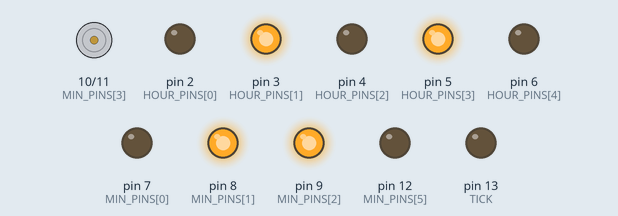
Recording of a sketch running on a simulated Arduino Uno, built with avr-gcc and run on an emulated ATmega328P. Shown: motor-driver pin pairs drawn as motors (green arrow = first pin HIGH = forward, orange = second pin HIGH = backward, longer = more drive), output pins drawn as LEDs (lit = HIGH). The local clock reads 2024-03-15 10:24:30 at power-on unless the sketch sets it.

Above: at 0.1 s.
At 19.2 s:
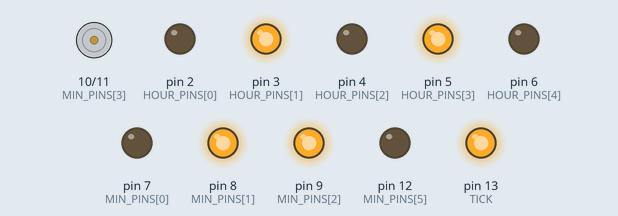
At 30.1 s:
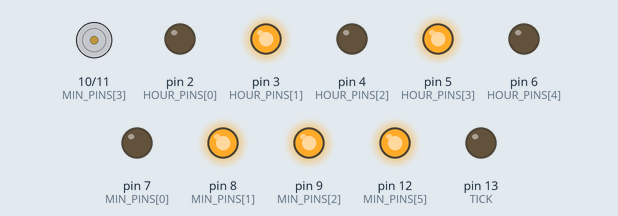
At 39.2 s:
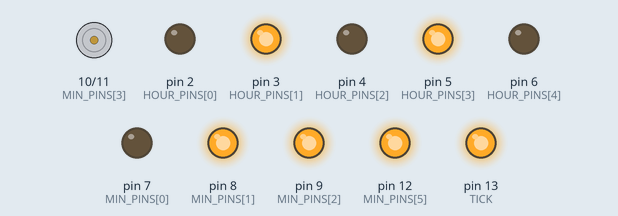
Timing chart, 0 to 40.0 s (numbered marks = the images above):
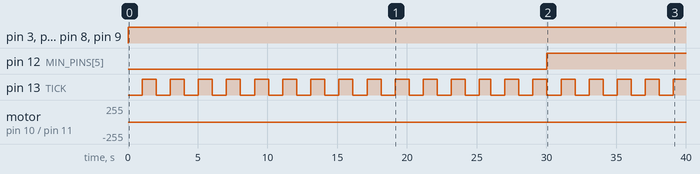

Measured:
- by itself, pin 3 (HOUR_PINS[1]), pin 5 (HOUR_PINS[3]), pin 8 (MIN_PINS[1]), pin 9 (MIN_PINS[2]): LOW → HIGH at 0.00 s
- by itself, pin 12 (MIN_PINS[5]): LOW → HIGH at 30.0 s
- by itself, pin 13 (TICK): goes 12 × (HIGH 1.0 s, LOW 1.0 s), HIGH 0.81 s, 6 × (LOW 1.0 s, HIGH 1.0 s), LOW 1.0 s, then HIGH

The sketch:

nano_ds3231_binary_clock.ino
```cpp
// Arduino sketch that reads time from a DS3231 RTC and displays hours (5 LEDs) and minutes (6 LEDs) in binary, with a heartbeat LED toggling each second.
//
// Full tutorial: https://shillehtek.com/blogs/news/arduino-nano-ds3231-binary-led-clock
// Parts used: https://shillehtek.com/products/arduino-nano-v3-presoldered-ch340g-atmega328p
//             https://shillehtek.com/products/ds3231-at24c32-iic-module-precision-rtc-module-with-cr2032-battery
//             https://shillehtek.com/products/arduino-uno-r3-starter-kit
// More examples: https://github.com/shillehbean/shillehtek-examples
//

#include <Wire.h>
#include <RTClib.h>
RTC_DS3231 rtc;

const int HOUR_PINS[5] = {2, 3, 4, 5, 6};        // place values 16 8 4 2 1
const int MIN_PINS[6]  = {7, 8, 9, 10, 11, 12};  // place values 32 16 8 4 2 1
const int TICK = 13;                             // blinks once a second

void showBits(const int* pins, int n, int value) {   // MSB on the left-most LED
  for (int i = 0; i < n; i++) digitalWrite(pins[i], (value >> (n - 1 - i)) & 1);
}

void setup() {
  for (int i = 0; i < 5; i++) pinMode(HOUR_PINS[i], OUTPUT);
  for (int i = 0; i < 6; i++) pinMode(MIN_PINS[i], OUTPUT);
  pinMode(TICK, OUTPUT);
  rtc.begin();
  if (rtc.lostPower()) {                                     // fresh module or dead cell:
    rtc.adjust(DateTime(F(__DATE__), F(__TIME__)));          // set from the time this sketch was compiled
  }
  // to set the time by hand once, uncomment, upload, then comment out and upload again:
  // rtc.adjust(DateTime(2026, 9, 13, 21, 45, 0));
}

void loop() {
  DateTime now = rtc.now();
  showBits(HOUR_PINS, 5, now.hour());        // 0..23
  showBits(MIN_PINS, 6, now.minute());       // 0..59
  digitalWrite(TICK, now.second() % 2);      // heartbeat
  delay(200);
}
```
